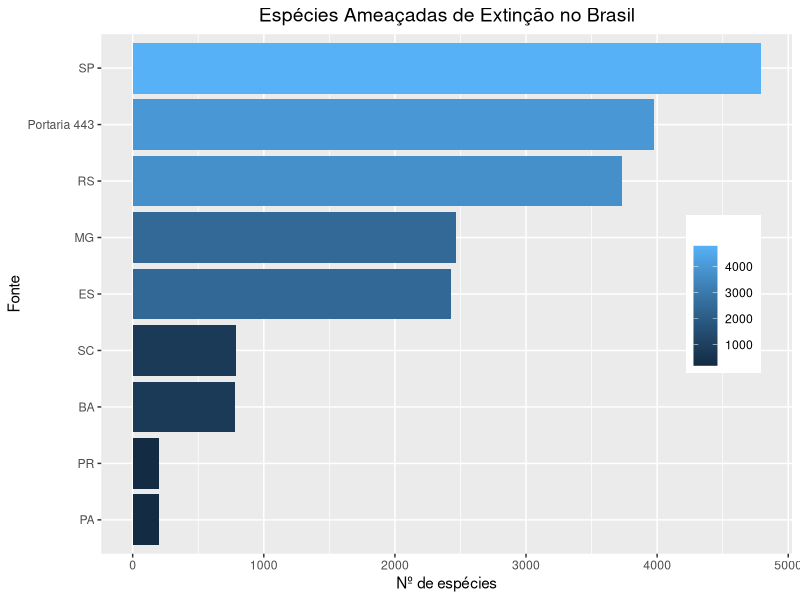

This chart was generated by the following R code: (Note: this script raises an error after producing the figure.)
library(dplyr, warn.conflicts = FALSE)
library(ggplot2)
library(glue)
library(magrittr)


# Read and join data sets
endangered_BRA <- read.csv2('Especies_Ameacadas_BRA.csv', fileEncoding = "latin1")

# List Chart ##
species_source <- endangered_BRA %>%
    group_by(fonte) %>%
    count(fonte, sort = TRUE)

species_source$fonte <- with(species_source, reorder(fonte, n))

bra <- ggplot(species_source, aes(x = fonte, y = n, fill = n)) +
    geom_col() +
    coord_flip() +
    theme(plot.title = element_text(hjust = 0.5, size = 14),
          legend.position = c(0.9, 0.5)) +
    labs(title = 'Espécies Ameaçadas de Extinção no Brasil',
         x = 'Fonte',
         y = 'Nº de espécies',
         fill = '')

# Species Chart by status ##
species_status <- endangered_BRA %>%
    group_by(codStatus) %>%
    count(codStatus, sort = T)

# Reorder the data set by number of status 
species_status$codStatus <- with(species_status, reorder(codStatus, desc(n)))

# Set status code table 
statusCodeTable <- endangered_list %>%
    group_by(codStatus, status_conservacao) %>%
    summarise() %>%
    rename(Status = codStatus, Descrição = status_conservacao)

# Theme to the table plot
table_theme <- gridExtra::ttheme_default(
    base_size = 11,
    base_colour = "black",
    base_family = "serif",
    parse = TRUE
)

#---> Set chart
sp_status <- ggplot(species_status, aes(x = codStatus, y = n)) +
    geom_col(fill = 'steelblue') +
    scale_fill_manual(name = 'Status',
                      values = c('EN = Em Perigo')) +
    theme(plot.title = element_text(hjust = 0.5, size = 14)) +
    annotation_custom(
        gridExtra::tableGrob(statusCodeTable, theme = table_theme),
        xmin = 'LC',
        xmax = 'VU EX',
        ymin = 800,
        ymax = 2600
    ) +
    geom_text(aes(label = n, vjust = -0.8), color = 'red') +
    labs(title = 'Categorias de Espécies Ameaçadas de Extinção no Brasil',
         x = 'Status',
         y = 'Nº de espécies')

# Family Chart ##
statusFamily <- endangered_BRA %>%
    filter(familia != "") %>%
    mutate(familia = stringr::str_to_title(familia)) %>%
    group_by(familia) %>%
    summarise(n = n()) %>%
    arrange(desc(n)) %>%
    slice_head(n = 10)


        
statusFamily$familia <- with(statusFamily, reorder(familia, n))

f <- ggplot(statusFamily, aes(familia, n)) +
    geom_col(fill = 'steelblue') + coord_flip() +
    geom_text(aes(label = n, hjust = 2), color = 'white') +
    theme(plot.title = element_text(hjust = 0.5, size = 14)) +
    labs(title = '10 Famílias com Maior Número de Espécies Ameaçadas de Extinção no Brasil',
         x = 'Família',
         y = 'Nº de espécies')
